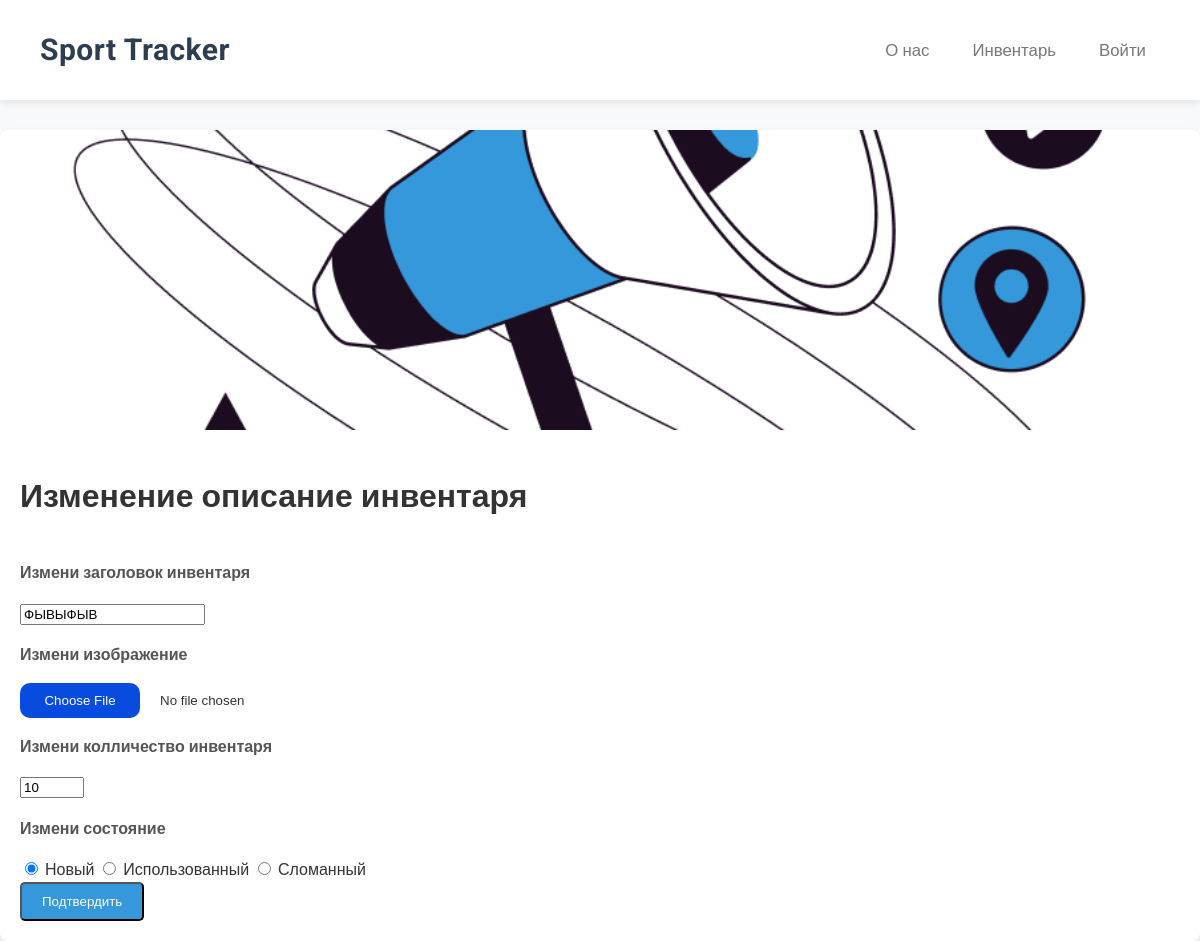
Page /voting?id=1 on the earlier database version.
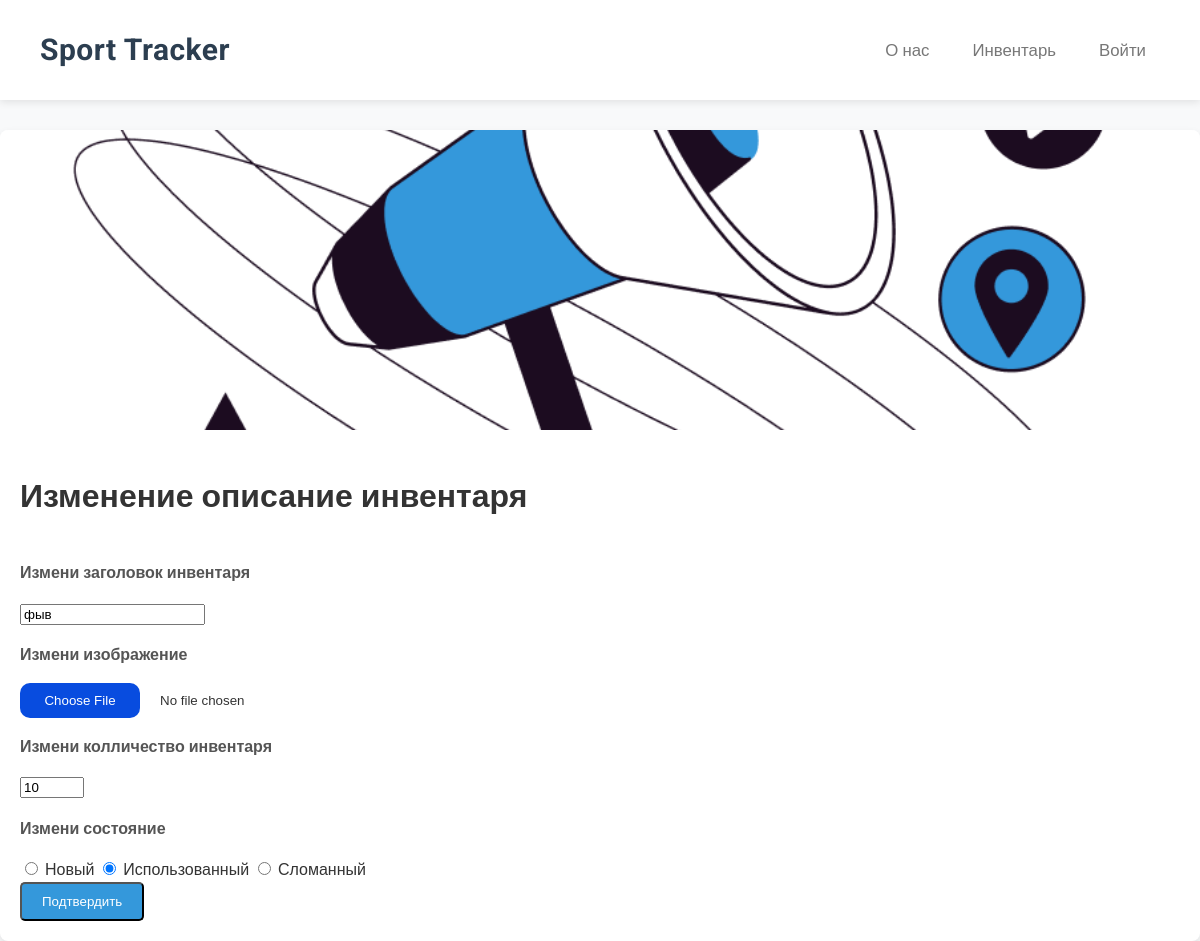
Same page on the later database version.
### main/models.py (models this page shows, shortened)
class Votings(models.Model):
    author = models.ForeignKey(User, on_delete=models.CASCADE)
    image = models.ImageField(upload_to=get_image_upload_path, blank=True, null=True)
    name = models.TextField()
    questions_number = models.IntegerField()
    type_of_voting = models.TextField()

### main/views.py (the view, shortened to what this page needs)
# urls.py: path('voting', voting, name='voting'),
def voting(request):
    context = {"IsExist": False}
    id_of_page = request.GET.get("id", None)
    if id_of_page is None:
      return redirect("/catalog")
    try:
        _voting = get_object_or_404(Votings, id=id_of_page)
        context["IsExist"] = True
        context["about_label"] = _voting.name
        context["author"] = _voting.author
        context["questions_number"] = _voting.questions_number
        context["voting_id"] = _voting.id
        context["type_of_voting"] = _voting.type_of_voting
        directory = os.path.join('main','uploads', 'users', 'admin')
        context["url_to_avatar"] = ""
        if os.path.exists(directory):
            if os.listdir(directory):
                context["url_to_avatar"] = f"/uploads/users/admin/{os.listdir(directory)[0]}"
        directory = os.path.join('main', 'uploads', 'votings', 'admin', str(_voting.id))
        context["url_to_header"] = ""
        if os.path.exists(directory):
            if os.listdir(directory):
                context["url_to_header"] = f"/uploads/votings/admin/{_voting.id}/{os.listdir(directory)[0]}"
    except Exception as e:
        print(e)
        return HttpResponse("Голосование не найдено или ошибка!")
    return render(request, 'voting.html', context)

### main/templates/voting.html (shortened to what this page needs)
{% load static %}
<!DOCTYPE html>
<html lang="en">
<head>
    <link rel="stylesheet" href="{% static 'survey.css' %}">
    <link rel="stylesheet" href="{% static 'profile.css' %}">
    <link rel="stylesheet" href="{% static 'about_us.css' %}">
    <link rel="stylesheet" href="{% static 'header.css' %}">
</head>
{% include 'header.html' %}
<body>
    <div class="container">
    <div class="item">
      <div class="wrapper exmpl"><img src="{{ url_to_header }}" alt="Шапка опроса"></div>
      <div class="card">
        {% if IsExist %}
         <h1>Изменение описание инвентаря</h1>
        <form  method="post" enctype="multipart/form-data" action="/voting?id={{ voting_id }}">
            <div>
                <p><b>Измени заголовок инвентаря</b></p>
                <input type="text" name="about_label" maxlength="100" required value="{{ about_label }}">
            </div>
            <div>
                <p><b>Измени изображение</b></p>
                <input type="file" name="image"  accept="image/*">
            </div>
            <div>
                <p><b>Измени колличество инвентаря</b></p>
                <input type="number" name="questions_count"  min="1" max="100" onchange="OnChangeQuestionsCount()" value="{{ questions_number }}">
            </div>
            <div id="Questions">
                <div id="Question0">
                    <div>
                        <p><b>Измени состояние</b></p>
                        <input type="radio" name="type_question0" maxlength="500" required value="one" id="one" {% if type_of_voting == "one" %}checked{% endif %}>
                        <label for="one">Новый</label>
                        <input type="radio" name="type_question0" maxlength="500" required value="multi" id="multi" {% if type_of_voting == "multi" %}checked{% endif %}>
                        <label for="multi">Использованный</label>
                        <input type="radio" name="type_question0" maxlength="500" required value="end" id="end" {% if type_of_voting == "end" %}checked{% endif %}>
                        <label for="end">Сломанный</label>
                    </div>
                </div>
            </div>
            <input class="card_link" type="submit" value="Подтвердить">
        </form>
        {% else %}
        <h3>Инвентарь не найдено!</h3>
        {% endif %}
      </div>
    </div>
</div>
</body>
</html>

Differences in the rows shown:
changed Votings "☐ Сломанный": about_label "ФЫВЫФЫВ" → "фыв"; type_of_voting "☑ Новый" → "☐ Новый"; type_of_voting "☐ Использованный" → "☑ Использованный"
